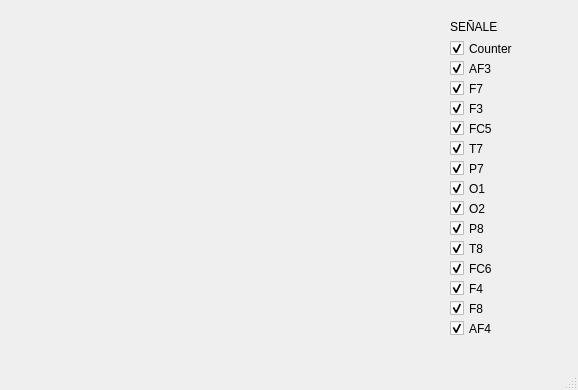
<?xml version="1.0" encoding="UTF-8"?>
<ui version="4.0">
 <class>MainWindow</class>
 <widget class="QMainWindow" name="MainWindow">
  <property name="geometry">
   <rect>
    <x>0</x>
    <y>0</y>
    <width>578</width>
    <height>390</height>
   </rect>
  </property>
  <property name="windowTitle">
   <string>MainWindow</string>
  </property>
  <widget class="QWidget" name="centralWidget">
   <widget class="QCustomPlot" name="customPlot" native="true">
    <property name="geometry">
     <rect>
      <x>10</x>
      <y>10</y>
      <width>431</width>
      <height>341</height>
     </rect>
    </property>
   </widget>
   <widget class="QCheckBox" name="ED_COUNTER">
    <property name="geometry">
     <rect>
      <x>450</x>
      <y>40</y>
      <width>101</width>
      <height>17</height>
     </rect>
    </property>
    <property name="text">
     <string>Counter</string>
    </property>
    <property name="checked">
     <bool>true</bool>
    </property>
   </widget>
   <widget class="QCheckBox" name="ED_AF4">
    <property name="geometry">
     <rect>
      <x>450</x>
      <y>320</y>
      <width>101</width>
      <height>17</height>
     </rect>
    </property>
    <property name="text">
     <string>AF4</string>
    </property>
    <property name="checked">
     <bool>true</bool>
    </property>
   </widget>
   <widget class="QCheckBox" name="ED_AF3">
    <property name="geometry">
     <rect>
      <x>450</x>
      <y>60</y>
      <width>101</width>
      <height>17</height>
     </rect>
    </property>
    <property name="text">
     <string>AF3</string>
    </property>
    <property name="checked">
     <bool>true</bool>
    </property>
   </widget>
   <widget class="QCheckBox" name="ED_F7">
    <property name="geometry">
     <rect>
      <x>450</x>
      <y>80</y>
      <width>101</width>
      <height>17</height>
     </rect>
    </property>
    <property name="text">
     <string>F7</string>
    </property>
    <property name="checked">
     <bool>true</bool>
    </property>
   </widget>
   <widget class="QCheckBox" name="ED_F3">
    <property name="geometry">
     <rect>
      <x>450</x>
      <y>100</y>
      <width>101</width>
      <height>17</height>
     </rect>
    </property>
    <property name="text">
     <string>F3</string>
    </property>
    <property name="checked">
     <bool>true</bool>
    </property>
   </widget>
   <widget class="QCheckBox" name="ED_FC5">
    <property name="geometry">
     <rect>
      <x>450</x>
      <y>120</y>
      <width>101</width>
      <height>17</height>
     </rect>
    </property>
    <property name="text">
     <string>FC5</string>
    </property>
    <property name="checked">
     <bool>true</bool>
    </property>
   </widget>
   <widget class="QCheckBox" name="ED_T7">
    <property name="geometry">
     <rect>
      <x>450</x>
      <y>140</y>
      <width>101</width>
      <height>17</height>
     </rect>
    </property>
    <property name="text">
     <string>T7</string>
    </property>
    <property name="checked">
     <bool>true</bool>
    </property>
   </widget>
   <widget class="QCheckBox" name="ED_P7">
    <property name="geometry">
     <rect>
      <x>450</x>
      <y>160</y>
      <width>101</width>
      <height>17</height>
     </rect>
    </property>
    <property name="text">
     <string>P7</string>
    </property>
    <property name="checked">
     <bool>true</bool>
    </property>
   </widget>
   <widget class="QCheckBox" name="ED_O1">
    <property name="geometry">
     <rect>
      <x>450</x>
      <y>180</y>
      <width>101</width>
      <height>17</height>
     </rect>
    </property>
    <property name="text">
     <string>O1</string>
    </property>
    <property name="checked">
     <bool>true</bool>
    </property>
   </widget>
   <widget class="QCheckBox" name="ED_O2">
    <property name="geometry">
     <rect>
      <x>450</x>
      <y>200</y>
      <width>101</width>
      <height>17</height>
     </rect>
    </property>
    <property name="text">
     <string>O2</string>
    </property>
    <property name="checked">
     <bool>true</bool>
    </property>
   </widget>
   <widget class="QCheckBox" name="ED_P8">
    <property name="geometry">
     <rect>
      <x>450</x>
      <y>220</y>
      <width>101</width>
      <height>17</height>
     </rect>
    </property>
    <property name="text">
     <string>P8</string>
    </property>
    <property name="checked">
     <bool>true</bool>
    </property>
   </widget>
   <widget class="QCheckBox" name="ED_T8">
    <property name="geometry">
     <rect>
      <x>450</x>
      <y>240</y>
      <width>101</width>
      <height>17</height>
     </rect>
    </property>
    <property name="text">
     <string>T8</string>
    </property>
    <property name="checked">
     <bool>true</bool>
    </property>
   </widget>
   <widget class="QCheckBox" name="ED_FC6">
    <property name="geometry">
     <rect>
      <x>450</x>
      <y>260</y>
      <width>101</width>
      <height>17</height>
     </rect>
    </property>
    <property name="text">
     <string>FC6</string>
    </property>
    <property name="checked">
     <bool>true</bool>
    </property>
   </widget>
   <widget class="QCheckBox" name="ED_F4">
    <property name="geometry">
     <rect>
      <x>450</x>
      <y>280</y>
      <width>101</width>
      <height>17</height>
     </rect>
    </property>
    <property name="text">
     <string>F4</string>
    </property>
    <property name="checked">
     <bool>true</bool>
    </property>
   </widget>
   <widget class="QCheckBox" name="ED_F8">
    <property name="geometry">
     <rect>
      <x>450</x>
      <y>300</y>
      <width>101</width>
      <height>17</height>
     </rect>
    </property>
    <property name="text">
     <string>F8</string>
    </property>
    <property name="checked">
     <bool>true</bool>
    </property>
   </widget>
   <widget class="QLabel" name="label">
    <property name="geometry">
     <rect>
      <x>450</x>
      <y>20</y>
      <width>47</width>
      <height>13</height>
     </rect>
    </property>
    <property name="text">
     <string>SEÑALES</string>
    </property>
   </widget>
  </widget>
  <widget class="QStatusBar" name="statusBar"/>
 </widget>
 <layoutdefault spacing="6" margin="11"/>
 <customwidgets>
  <customwidget>
   <class>QCustomPlot</class>
   <extends>QWidget</extends>
   <header>qcustomplot.h</header>
   <container>1</container>
  </customwidget>
 </customwidgets>
 <resources/>
 <connections/>
</ui>
